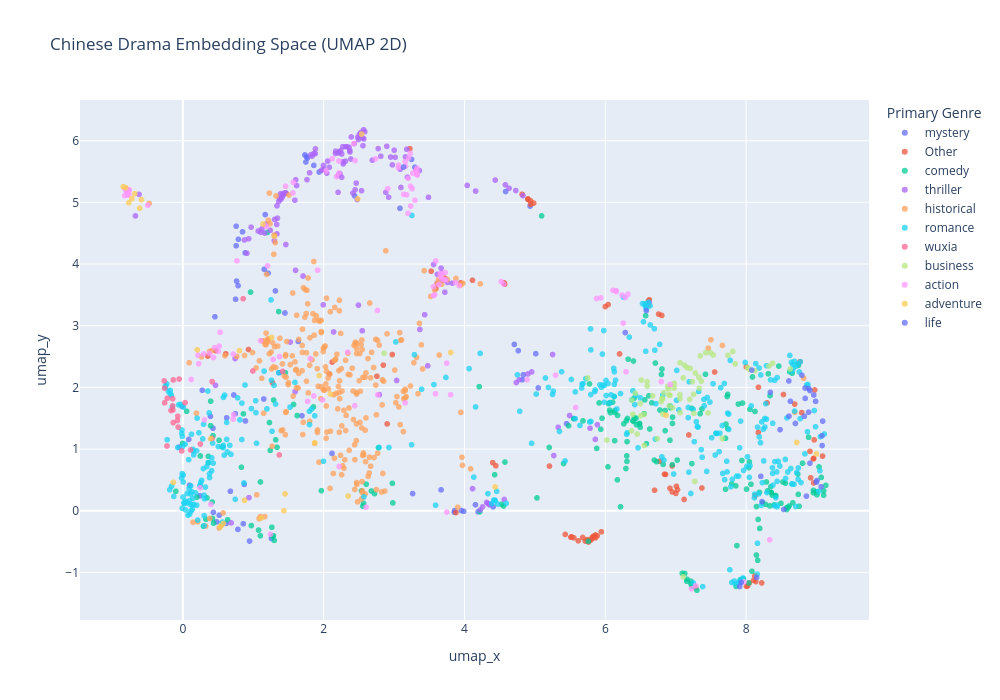

The notebook cell saved with this chart:
### Markdown cell above
### 2D Interactive Plot

Hover over any dot to see the drama details!
Colour = primary genre. Tight clusters = semantically similar dramas.

### Code cell
# Add UMAP coordinates to our metadata dataframe
meta["umap_x"] = coords_2d[:, 0]
meta["umap_y"] = coords_2d[:, 1]

# Keep only genres with enough dramas to be meaningful in the legend
top_genres = meta["primary_genre"].value_counts().head(10).index.tolist()
meta["genre_label"] = meta["primary_genre"].apply(
    lambda g: g if g in top_genres else "Other"
)

fig = px.scatter(
    meta,
    x="umap_x",
    y="umap_y",
    color="genre_label",
    hover_name="title",
    hover_data={
        "year": True,
        "mdl_score": True,
        "all_genres": True,
        "top_tags": True,
        "umap_x": False,   # hide raw coordinates from tooltip
        "umap_y": False,
    },
    title="Chinese Drama Embedding Space (UMAP 2D)",
    labels={"genre_label": "Primary Genre"},
    width=1000,
    height=700,
    opacity=0.75,
)

fig.update_traces(marker=dict(size=6))
fig.show()

### Figure 1 — Plotly figure (JSON) as saved in the notebook; plotly's stock layout.template omitted (floating-point values rounded to 4 significant figures; data arrays with more than 128 entries replaced by an {"elided": "..."} marker saying what was removed)
{"data": [{"customdata": {"elided": "74x4 mixed values"}, "hovertemplate": "<b>%{hovertext}</b><br><br>Primary Genre=mystery<br>year=%{customdata[0]}<br>mdl_score=%{customdata[1]}<br>all_genres=%{customdata[2]}<br>top_tags=%{customdata[3]}<extra></extra>", "hovertext": ["The Untamed Special Edition", "The Untamed", "Joy of Life", "Mysterious Lotus Casebook", "The Spirealm", "Love in the Clouds", "Love between Lines", "Fangs of Fortune", "Word of Honor", "Shining for One Thing", "Live Surgery Room", "Medical Examiner Dr. Qin", "Reborn (2025)", "Young Blood", "Ancient Detective", "Deep Affection Eyes", "Sword and Fairy 4", "The Moon Brightens for You", "The Heart of Genius", "The Journey Across the Night", "Joy of Life Special Edition", "Legend of Fei", "My Lethal Man", "Whispers of Fate", "No Boundary Season 2", "Love Crossed", "Being a Hero", "Rattan", "Tiger and Crane", "Love Better Than Immortality", "The Sleepless Princess", "An Oriental Odyssey", "No Boundary", "Youth", "Imperfect Victim", "Love in Between", "Derailment", "First Love Again", "Heart of Loyalty", "Seven of Me", "Lie to Love", "Love under the Full Moon", "Love’s Rebellion", "Medical Examiner Dr. Qin: The Mind Reader", "The Listener", "Exploration Method of Love", "Bureau of Transformer", "The Night of the Comet Season 2", "The Fearless", "The Legend of Anle", "The Four", "I Am the Years You Are the Stars", "My Amazing Boyfriend Season 2", "The Silent Criminal", "Trace", "Decline", "Forever Love", "Pledge of Allegiance", "Golden House Hidden Love", "South Wind Knows", "Chasing the Undercurrent", "And the Winner Is Love", "Legend of Yunze", "Egg and Stone", "Revive", "Sword and Fairy", "The Night of the Comet", "Medical Examiner Dr. Qin: The Survivor", "Eternal Love of the Fox", "The Murder in Kairoutei", "The New Dragon Gate Inn", "The Mirage", "Be with You (2023)", "Spy Game"], "legendgroup": "mystery", "marker": {"color": "#636efa", "opacity": 0.75, "size": 6, "symbol": "circle"}, "mode": "markers", "name": "mystery", "showlegend": true, "type": "scattergl", "x": [0.7848, 0.763, 1.15, 0.7576, 2.439, 0.7456, 3.667, 0.6165, 0.7492, 4.372, 6.582, 1.748, 4.708, 1.21, 1.17, 5.012, -0.05135, 0.8892, 4.193, 1.936, 2.119, 0.3926, 4.822, -0.01018, 0.09601, 3.264, 3.295, 0.7822, 0.5158, 0.6752, 1.692, 1.639, 0.4338, 8.606, 4.584, 0.7235, 3.858, 4.407, 1.451, 5.556, 5.047, 4.155, 0.2428, 1.77, 1.755, 5.451, 0.8586, 3.989, 4.932, 1.37, 0.4561, 3.857, 1.258, 0.8853, 1.86, 0.7575, 4.835, 1.315, 0.9472, 6.283, 3.248, 0.4285, 0.8722, 0.6223, 1.156, 0.08408, 3.955, 1.734, 0.4795, 4.764, 0.2758, 0.8477, 0.789, 3.083], "xaxis": "x", "y": [3.65, 3.724, 1.812, 4.296, 5.107, 1.573, 0.3383, -0.2058, 3.429, 0.1013, 3.339, 5.655, 2.697, 3.853, 4.801, 2.546, 1.032, 1.455, -0.01808, 5.492, 0.9291, 1.53, 2.124, 1.692, 0.4122, 0.2782, 5.57, -0.3022, -0.07325, 0.315, 1.54, 2.746, -0.02596, 2.104, 5.176, 1.877, 0.0008605, 0.06365, 3.206, 1.493, 1.991, 0.09738, 0.2427, 5.719, 5.737, 1.412, -0.2114, -0.009876, 4.939, 2.237, 3.145, -0.02547, -0.4505, 4.182, 5.6, 4.613, 2.205, 3.564, -0.4917, 2.889, 5.697, 1.338, 0.4273, 1.506, 3.914, 1.156, 0.003152, 5.769, -0.1813, 2.595, 1.953, 4.522, 4.401, 4.904], "yaxis": "y"}, {"customdata": {"elided": "96x4 mixed values"}, "hovertemplate": "<b>%{hovertext}</b><br><br>Primary Genre=Other<br>year=%{customdata[0]}<br>mdl_score=%{customdata[1]}<br>all_genres=%{customdata[2]}<br>top_tags=%{customdata[3]}<extra></extra>", "hovertext": ["Nirvana in Fire", "One and Only", "Nirvana in Fire Season 2: The Wind Blows in Chang Lin", "Battle of Changsha", "You Are My Hero", "Love Me, Love My Voice", "The Prince of Tennis", "Northward", "Love Scenery", "Chef Hua", "Ping Pong Life", "Ray of Light", "Summer Again", "The Way Home", "The Brightest Star in the Sky", "Rookie Agent Rouge", "Yummy Yummy Yummy", "Loving Strangers", "Dating in the Kitchen", "Chef Fang", "Since I Met U", "The Promise of Growing Up Together", "Draw the Line", "She and Her Girls", "All Rise", "My Dear Guardian", "With You", "Dine with Love", "Symphony's Romance", "Running Like a Shooting Star", "Shi Ba Sui Tai Nai Nai Jia Dao, Chong Zheng Jia Zu Rong Yao (2025)", "Oh My General", "She and Her Perfect Husband", "Love the Way You Are", "Royal Feast", "I Hear You", "Romance in the Rain", "Shi Ba Sui Tai Nai Nai Jia Dao, Chong Zheng Jia Zu Rong Yao Season 2 (2025)", "Smile to Life", "Decoded", "Sweet Trap", "Walk Into Your Memory", "Singing All Along", "Lady of Law", "The Story of Xing Fu", "Love Behind the Melody", "Destiny", "Youth in the Flames of War", "Small Town Stories", "Project 17: Side By Side", "Hi Producer", "Legend of Hua Mulan", "Crossroad Bistro", "Healing Food, Healing Love", "My Little Princess", "Flavour It's Yours", "Cupid's Kitchen", "A Better Life", "Delicacies Destiny", "Dear Mr Hermitage", "Six Sisters", "Obsessed with Heart", "My Neighbour Can't Sleep", "Winter Night", "Our Shiny Days", "The Best Partner", "Too Late to Say I Love You", "Debut", "Be Yourself", "Youth Unprescribed", "Our Dazzling Days", "The Message (2020)", "The Qin Empire", "The Eyas", "In the Name of People", "Heroes in Harm's Way", "The Dream Maker", "Midnight Foodstore", "Project 17: Skate Our Souls", "Let's Tug It!", "Take Your Mark", "The Glory of Youth", "The Road to Ordinary", "In Spite of the Strong Wind", "Airbenders", "Kiss, Love and Taste", "Rock It, Mom", "Boom! Boom!", "Dear Enemy (2025)", "The White Castle", "Born to Be the One", "The Inner Eye", "Fight for Beauty", "The Royal Kitchen", "Twenties Once Again", "The Strongest Men of God"], "legendgroup": "Other", "marker": {"color": "#EF553B", "opacity": 0.75, "size": 6, "symbol": "circle"}, "mode": "markers", "name": "Other", "showlegend": true, "type": "scattergl", "x": [0.4658, 1.273, 0.3543, 3.947, 6.04, 6.699, 8.02, 8.958, 6.949, 5.679, 8.005, 8.915, 8.126, 8.954, 6.84, 3.594, 5.511, 8.174, 5.812, 5.554, 5.944, 8.958, 4.817, 9.084, 4.983, 5.999, 6.756, 5.776, 7.025, 8.107, 4.401, 2.08, 6.202, 5.884, 5.431, 6.774, 2.848, 4.445, 8.171, 3.527, 5.715, 5.753, 0.9326, 4.901, 8.53, 2.757, 6.855, 4.114, 7.185, 8.046, 2.901, 2.121, 8.738, 5.832, 7.371, 5.861, 5.743, 8.001, 5.52, 5.86, 8.972, 8.906, 6.949, 3.879, 7.001, 4.939, 2.975, 6.917, 5.831, 6.611, 8.966, 3.725, 0.61, 4.561, 3.225, 6.802, 8.789, 5.799, 8.138, 8.221, 8.123, 4.571, 4.938, 7.552, 7.009, 5.761, 8.689, 7.118, 8.764, 6.613, 8.296, 4.901, 6.625, 5.616, 5.207, 7.283], "xaxis": "x", "y": [2.593, 2.075, 2.507, 3.696, 3.343, 0.3324, -1.219, 0.8474, 0.3046, -0.4329, -1.226, 0.5338, 0.2445, 0.8418, 0.592, 3.601, -0.4293, 2.001, -0.434, -0.4402, -0.342, 0.4505, 5.13, 0.886, 4.988, 3.31, 3.188, -0.4783, 0.3407, -1.127, 0.7801, 2.218, 2.542, -0.4081, -0.3847, 0.8023, 2.361, 0.7292, 1.27, 3.884, -0.4922, -0.4842, 2.614, 5.047, 1.885, 2.181, 0.5888, 3.737, 1.228, -1.169, 1.408, 2.41, 2.382, -0.4312, 0.3687, -0.3928, -0.4681, 2.332, -0.4226, -0.4411, 1.958, 0.9628, 0.7261, -0.02857, 0.2813, 4.969, 2.532, 0.3646, -0.4123, 3.338, 1.148, 3.767, 2.544, 3.696, 5.871, 3.166, 1.591, -0.4713, -1.149, -1.171, -1.058, 3.675, 5.026, 2.249, 0.3966, -0.5075, 1.73, 0.1831, 2.418, 3.404, 1.749, 5.056, 3.421, -0.4879, 0.7239, -1.244], "yaxis": "y"}, {"customdata": {"elided": "211x4 mixed values"}, "hovertemplate": "<b>%{hovertext}</b><br><br>Primary Genre=comedy<br>year=%{customdata[0]}<br>mdl_score=%{customdata[1]}<br>all_genres=%{customdata[2]}<br>top_tags=%{customdata[3]}<extra></extra>", "hovertext": {"elided": "211 str values"}, "legendgroup": "comedy", "marker": {"color": "#00cc96", "opacity": 0.75, "size": 6, "symbol": "circle"}, "mode": "markers", "name": "comedy", "showlegend": true, "type": "scattergl", "x": {"elided": "211 float values"}, "xaxis": "x", "y": {"elided": "211 float values"}, "yaxis": "y"}, {"customdata": {"elided": "153x4 mixed values"}, "hovertemplate": "<b>%{hovertext}</b><br><br>Primary Genre=thriller<br>year=%{customdata[0]}<br>mdl_score=%{customdata[1]}<br>all_genres=%{customdata[2]}<br>top_tags=%{customdata[3]}<extra></extra>", "hovertext": {"elided": "153 str values"}, "legendgroup": "thriller", "marker": {"color": "#ab63fa", "opacity": 0.75, "size": 6, "symbol": "circle"}, "mode": "markers", "name": "thriller", "showlegend": true, "type": "scattergl", "x": {"elided": "153 float values"}, "xaxis": "x", "y": {"elided": "153 float values"}, "yaxis": "y"}, {"customdata": {"elided": "284x4 mixed values"}, "hovertemplate": "<b>%{hovertext}</b><br><br>Primary Genre=historical<br>year=%{customdata[0]}<br>mdl_score=%{customdata[1]}<br>all_genres=%{customdata[2]}<br>top_tags=%{customdata[3]}<extra></extra>", "hovertext": {"elided": "284 str values"}, "legendgroup": "historical", "marker": {"color": "#FFA15A", "opacity": 0.75, "size": 6, "symbol": "circle"}, "mode": "markers", "name": "historical", "showlegend": true, "type": "scattergl", "x": {"elided": "284 float values"}, "xaxis": "x", "y": {"elided": "284 float values"}, "yaxis": "y"}, {"customdata": {"elided": "349x4 mixed values"}, "hovertemplate": "<b>%{hovertext}</b><br><br>Primary Genre=romance<br>year=%{customdata[0]}<br>mdl_score=%{customdata[1]}<br>all_genres=%{customdata[2]}<br>top_tags=%{customdata[3]}<extra></extra>", "hovertext": {"elided": "349 str values"}, "legendgroup": "romance", "marker": {"color": "#19d3f3", "opacity": 0.75, "size": 6, "symbol": "circle"}, "mode": "markers", "name": "romance", "showlegend": true, "type": "scattergl", "x": {"elided": "349 float values"}, "xaxis": "x", "y": {"elided": "349 float values"}, "yaxis": "y"}, {"customdata": [[2023, 8.8, "wuxia, youth, fantasy", "friendship, adventure, martial arts"], [2022, 8.6, "wuxia, drama, fantasy, melodrama", "martial arts, heir male lead, scheme"], [2024, 8.4, "wuxia, youth, fantasy", "swordsman male lead, jianghu, slight romance"], [2025, 8.3, "wuxia, drama, fantasy", "cultivation, sect, xianxia"], [1987, 8, "wuxia, fantasy", "adapted from a novel, martial arts, historical"], [2025, 8, "wuxia, drama", "bromance, revenge, martial arts"], [2023, 7.9, "wuxia, fantasy", "cultivation, illegitimate male lead, cold male lead"], [2024, 7.9, "wuxia, drama, fantasy", "xuanhuan, action, war"], [2022, 7.9, "wuxia, drama", "jianghu, friendship, character development"], [2017, 7.9, "wuxia, drama, fantasy", "xianxia, adapted from a novel, cultivation"], [2025, 7.9, "wuxia, fantasy", "adapted from a novel, time travel, adventure"], [2018, 7.8, "wuxia, fantasy", "taoism, cultivation, historical fiction"], [2025, 7.8, "wuxia, drama, fantasy", "swordsman male lead, transmigration, martial arts"], [2014, 7.8, "wuxia, fantasy", "cultivation, adapted from a game, xianxia"], [2019, 7.8, "wuxia, fantasy, melodrama", "sismance, cold male lead, eccentric male lead"], [2025, 7.7, "wuxia", "anthology, web series, adapted from a novel"], [2003, 7.7, "wuxia, fantasy", "northern song dynasty, song dynasty, multiple mains"], [2025, 7.7, "wuxia, drama", "short length series, homoerotic subtext, hidden identity"], [2001, 7.6, "wuxia, drama, fantasy", "adapted from a novel, historical, adventure"], [2024, 7.6, "wuxia", "web series, martial arts, historical"], [2009, 7.6, "wuxia", "historical fiction, condor trilogy, yuan dynasty"], [2017, 7.5, "wuxia, melodrama", "multiple couples, bromance, multiple mains"], [2018, 7.5, "wuxia, fantasy", "adapted from a game, martial arts, historical"], [2015, 7.6, "wuxia", "eunuch supporting character, princess supporting character, emperor supporting character"], [2018, 7.5, "wuxia", "martial artist male lead, multiple mains, adapted from a novel"]], "hovertemplate": "<b>%{hovertext}</b><br><br>Primary Genre=wuxia<br>year=%{customdata[0]}<br>mdl_score=%{customdata[1]}<br>all_genres=%{customdata[2]}<br>top_tags=%{customdata[3]}<extra></extra>", "hovertext": ["The Blood of Youth", "Sword Snow Stride", "Dashing Youth", "The Immortal Ascension", "Journey to the West", "Realm's Night Rain Dreamlike", "Dominator of Martial Gods", "Burning Flames", "Heroes", "Noble Aspirations Season 2", "The Company (2025)", "The Taoism Grandmaster", "The Journey of Legend", "Swords of Legends", "L.O.R.D. Critical World", "The Legend of Heroes", "Demi Gods & Semi Devils", "Returned Master", "Laughing in the Wind", "The Legend of Heroes: Hot Blooded", "The Heaven Sword and Dragon Saber", "Men with Sword Season 2", "Sword of Legends Season 2", "The Deer and the Cauldron (2014)", "The Lost Swordship (2018)"], "legendgroup": "wuxia", "marker": {"color": "#FF6692", "opacity": 0.75, "size": 6, "symbol": "circle"}, "mode": "markers", "name": "wuxia", "showlegend": true, "type": "scattergl", "x": [-0.07144, 0.4164, -0.1374, -0.01596, -0.1437, 0.03194, 0.2485, 0.1097, -0.1677, -0.06695, 1.37, -0.2247, -0.07767, -0.2204, 0.4145, -0.05233, -0.1355, 0.8565, -0.1402, -0.2645, -0.2591, 0.9948, -0.1435, 1.418, -0.2578], "xaxis": "x", "y": [1.533, 2.094, 1.429, 0.9694, 1.816, 1.753, 1.081, 0.9859, 1.625, 1.356, 0.9048, 1.049, 1.463, 1.824, 1.172, 2.135, 2.121, 3.438, 1.635, 2.105, 1.988, 2.266, 1.7, 2.26, 1.75], "yaxis": "y"}, {"customdata": {"elided": "63x4 mixed values"}, "hovertemplate": "<b>%{hovertext}</b><br><br>Primary Genre=business<br>year=%{customdata[0]}<br>mdl_score=%{customdata[1]}<br>all_genres=%{customdata[2]}<br>top_tags=%{customdata[3]}<extra></extra>", "hovertext": ["The Best Thing", "Lighter & Princess", "Shine on Me", "Love Is Sweet", "Fake It Till You Make It", "Moonlight", "Love O2O", "Begin Again", "Nothing but Thirty", "Why Women Love", "The Rational Life", "As Beautiful as You", "Miss Crow with Mr. Lizard", "Because of Meeting You", "Sunshine of My Life", "Master of My Own", "Rising with the Wind", "The Ideal City", "Poisoned Love", "Only for Love", "Boss & Me", "The Ordinary Glory", "Find Yourself", "Our Times", "Fall in Love", "Twenty Your Life On", "Mr Honesty", "Girlfriend", "Never Give Up", "The Trick of Life and Love", "Love Designer", "I Will Find You a Better Home", "Wild Bloom", "Cute Programmer", "Count Your Lucky Stars", "Nice to Meet You", "Use for My Talent", "Tears in Heaven", "Sweet Dreams", "The Outsider", "Something Just Like This", "Wanna Be", "Crocodile and Plover Bird", "My Bargain Queen", "Perfect Partner", "About Is Love Season 2", "Waking Love Up", "In Youth", "Here to Heart", "All the Way to the Sun", "Rebirth of Shopping Addict", "Plot Love", "To Be a Brave One", "You Complete Me", "My True Friend", "The Queen of SOP", "Our Interpreter", "Like a Flowing River Season 2", "The Miracles (2025)", "Lady's Character", "Game Changer (2021)", "City of the City", "Excellent Investor"], "legendgroup": "business", "marker": {"color": "#B6E880", "opacity": 0.75, "size": 6, "symbol": "circle"}, "mode": "markers", "name": "business", "showlegend": true, "type": "scattergl", "x": [6.593, 7.271, 7.06, 7.162, 6.898, 6.816, 7.107, 6.376, 8.376, 6.793, 7.06, 7.279, 6.909, 2.857, 6.905, 7.205, 7.061, 7.532, 6.552, 7.106, 6.496, 7.348, 7.198, 7.845, 6.023, 8.626, 6.503, 6.391, 8.04, 6.552, 6.977, 7.333, 7.809, 6.452, 6.812, 5.749, 6.372, 6.51, 6.736, 6.671, 6.979, 6.917, 7.66, 6.805, 7.329, 7.459, 6.425, 6.955, 7.257, 8.02, 6.885, 7.062, 6.594, 7.126, 7.234, 6.83, 7.254, 7.742, 8.124, 8.323, 7.362, 7.492, 7.428], "xaxis": "x", "y": [2.095, 0.4742, 1.816, 2.32, 1.976, 1.568, -1.071, 1.791, 2.39, 1.767, 1.882, 2.233, 1.701, 2.553, 1.878, 2.308, 2.399, 2.525, 1.058, 2.154, 1.738, 2.51, 1.807, 2.381, 1.146, 2.298, 1.542, 1.565, 2.296, 1.562, 1.989, 1.987, 2.584, 1.244, 1.811, 2.153, 1.294, 2.118, 1.167, 1.861, 2.064, 1.871, 1.171, 1.822, 2.163, 1.586, 1.905, 1.669, 1.58, 2.321, 2.014, 1.592, 2.021, 2.36, 2.093, 1.914, 1.887, 2.521, 2.269, 2.346, 2.101, 2.564, 2.561], "yaxis": "y"}, {"customdata": {"elided": "120x4 mixed values"}, "hovertemplate": "<b>%{hovertext}</b><br><br>Primary Genre=action<br>year=%{customdata[0]}<br>mdl_score=%{customdata[1]}<br>all_genres=%{customdata[2]}<br>top_tags=%{customdata[3]}<extra></extra>", "hovertext": ["Ultimate Note", "The Long Ballad", "Justice in the Dark", "Glory of Special Forces", "Cross Fire", "The Vendetta of An", "The Longest Day in Chang'an", "Speed and Love", "Arsenal Military Academy", "The King’s Avatar", "Time Raiders", "War of Faith", "Adventure behind the Bronze Door", "The Lost Tomb 2", "The Seven Relics of Ill Omen", "Tomb of the Sea", "Mobius", "Fireworks of My Heart", "Ordinary Greatness", "Three Kingdoms", "The Knockout", "Memory Lost Season 2", "The Disguiser", "Surgeons", "A Girl Like Me", "The White Olive Tree", "Memory Lost", "Memory Lost Season 3", "Legend of Mi Yue", "The Eternal Love Season 3", "Operation: Special Warfare", "Mysterious Love", "Heroes", "Eternal Brotherhood", "Link Click", "Age of Legends", "Ace Troops", "Hero Is Back", "Cambrian Period", "The Embers", "Never Say Goodbye", "Unnatural Fire", "Affinity", "The Eight", "Detective Chinatown", "Candle in the Tomb: The Lost Caverns", "The Lost Tomb", "Light Chaser Rescue", "Our Glamorous Time", "A Journey to Meet Love", "Eternal Brotherhood Season 2", "The Whirlwind Girl", "Are You Safe", "Mr. Fox and Miss Rose", "Candle in the Tomb: The Worm Valley", "Deep Lurk", "Candle in the Tomb", "Advance Bravely", "Never Say Never", "Kunlun Tomb", "Day Breaker", "Bright Eyes in the Dark", "Young Blood Season 2", "Blue Flame Assault", "Rakshasa Street", "Embrace in the Dark Night", "Ming Dynasty", "Back for You", "Autumn Cicada", "Storm Eye", "Undercover Affair", "Serendipity", "Hot Girl", "The Legend of Xiao Chuo", "Lost in 1949", "Hot Blooded Youth", "Zhang Gong Zhu Zai Shang", "The Fiery Young Marshal", "Chase the Truth", "Lady Revenger Returns from the Fire", "Detective Samoyeds", "Only Side by Side with You", "Destined to Love You", "The Lost Tomb 2: Explore with the Note", "The Dance of the Storm", "My Classmate from Far Far Away", "Lightning", "Xi Dian Yuan Yang", "My Poseidon", "The Lion's Secret", "The Thunder", "Detective Chinatown Season 2", "Lucky with You", "Love in Han Yuan", "Mr. & Mrs. Chen", "Please Give Me a Pair of Wings", "False Face and True Feelings", "Breaking Dawn", "The Weasel Grave", "The Flaming Heart", "Best Enemy", "Heroes (2020)", "The Great Shaolin", "The Guardians (2025)", "The City of Chaos", "Spy Hunter", "Escape from the Trilateral Slopes", "Farewell to Arms", "Rush into Danger", "Death Notify: The Darker", "Sniper (2020)", "The Lonely Warrior", "Legend of Chu and Han", "The Imperial Age", "Su Ran Ran's Husband Hunting Journey", "The Patriot Yue Fei", "The Punishment", "Head above Water", "Insects Awaken", "Crime Crackdown"], "legendgroup": "action", "marker": {"color": "#FF97FF", "opacity": 0.75, "size": 6, "symbol": "circle"}, "mode": "markers", "name": "action", "showlegend": true, "type": "scattergl", "x": [-0.7888, 1.81, 2.216, 4.521, 7.282, 0.451, 0.5292, 5.579, 2.34, 7.224, -0.7595, 3.926, -0.8238, -0.8076, 0.3075, -0.7862, 2.218, 6.285, 3.163, 0.5023, 3.208, 2.034, 3.683, 6.254, 1.86, 5.876, 2.183, 2.121, 1.372, 2.221, 5.936, 4.889, -0.4982, 0.2968, 0.7682, 3.234, 4.555, 0.2443, 3.136, 2.446, 3.323, 2.737, 3.747, 0.4349, 1.46, -0.7871, -0.7702, 6.153, 6.795, 2.911, 0.2149, 0.7154, 3.063, 0.7224, -0.7651, 3.655, -0.7845, 2.764, 3.319, -0.827, 3.331, 6.155, 1.203, 6.108, 0.3973, 3.297, 1.105, 1.563, 3.732, 3.236, 3.258, 2.602, 3.803, 1.283, 3.638, 3.559, 3.157, 3.589, 3.265, 2.441, 1.184, 6.921, 2.768, -0.7903, 3.179, 1.245, 7.969, 1.772, 8.335, 6.294, 3.326, 1.568, 5.293, 3.577, 3.559, 1.914, 3.748, 3.325, -0.8017, 6.238, 3.727, 0.1192, 0.2256, 3.592, 3.311, 3.719, 3.202, 3.876, 6.322, 2.429, 3.671, 3.158, 0.7172, 0.5164, 1.984, 0.3801, 3.063, 3.198, 3.66, 3.23], "xaxis": "x", "y": [5.201, 2.469, 5.671, 3.716, -1.219, 2.644, 2.893, 1.674, 2.571, -1.264, 5.202, 3.652, 5.224, 5.219, 1.473, 5.205, 5.476, 3.456, 5.586, 2.583, 5.721, 5.509, 3.758, 3.041, 1.861, 3.441, 5.416, 5.707, 2.5, 0.7173, 3.451, 2.124, 4.953, 2.542, 4.052, 5.261, 3.677, 0.3736, 5.13, 5.678, 5.465, 5.705, -0.02218, 2.484, 5.261, 5.117, 5.199, 3.569, 2.093, 5.222, 2.523, 1.485, 5.562, 1.557, 5.132, 3.794, 5.148, 3.247, 5.453, 5.108, 5.442, 3.554, 3.969, 3.572, 0.1034, 5.033, 2.757, 5.153, 3.742, 4.94, 5.22, 0.05821, 1.881, 2.452, 3.668, 3.486, 1.75, 1.896, 5.473, 1.703, 4.612, 2.047, 1.878, 5.184, 5.122, -0.382, -1.154, 1.774, -0.4726, 2.252, 5.555, 5.325, 2.197, 3.502, 3.634, 3.901, 2.393, 5.488, 5.171, 3.496, 3.863, 2.128, 2.383, 4.05, 5.515, 3.743, 5.389, 3.699, 3.511, 5.952, 3.84, 5.66, 2.541, 2.67, 1.796, 2.553, 5.604, 4.821, 3.845, 5.796], "yaxis": "y"}, {"customdata": [[2020, 8.6, "adventure, thriller, mystery", "adapted from a novel, suspense, web series"], [2020, 8.5, "adventure, thriller, mystery, fantasy", "smart male lead, bromance, survival"], [2025, 8.4, "adventure, historical, mystery, fantasy", "age gap [real life], revenge, adapted from a novel"], [2020, 8.4, "adventure, mystery, horror, fantasy", "smart male lead, survival, illness"], [2024, 8.3, "adventure, historical, mystery, fantasy", "friendship, teammates' relationship, minister male lead"], [2025, 8.2, "adventure, historical, romance, fantasy", "protective male lead, demon/monster hunting, warm female lead"], [2024, 8.2, "adventure, thriller, mystery, youth", "student supporting character, student female lead, teamwork"], [2016, 8.1, "adventure, historical, mystery, supernatural", "tomb raiding, bromance, chinese republican era"], [2018, 8.1, "adventure, historical, mystery, supernatural", "smart male lead, adapted from a novel, investigation"], [2024, 8, "adventure, romance, life, youth", "melodrama, coming of age, family"], [2005, 7.9, "adventure, comedy, romance", "crossdresser female lead, palace setting, nice female lead"], [2019, 7.8, "adventure, historical, mystery, supernatural", "emotionally strong female lead, death of an animal, taoism"], [2023, 7.8, "adventure, historical, drama, fantasy", "short length series, bartender male lead, healing"], [2021, 7.8, "adventure, historical, romance, fantasy", "fantasy kingdom, cat, rich man/poor woman"], [2017, 7.8, "adventure, comedy, romance, fantasy", "love triangle, time travel, reincarnation"], [2021, 7.8, "adventure, historical, romance, drama", "tang dynasty, smart female lead, royalty"], [2017, 7.8, "adventure, historical, romance, drama", "harem, poisoning, concubine female lead"], [2023, 7.7, "adventure, mystery, romance, drama", "healing, investigation, melodrama"], [2017, 7.7, "adventure, comedy, romance, fantasy", "vampire fiction, alternate history, selfish male lead"], [2024, 7.7, "adventure, historical, romance, fantasy", "magical object, royalty, arranged marriage"], [2019, 7.7, "adventure, romance, martial arts, fantasy", "historical artifacts, badass female lead, tomb raiding"], [2020, 7.6, "adventure, historical, romance, fantasy", "interspecies romance, secondary couple, dragon"], [2021, 7.6, "adventure, historical, romance, fantasy", "multiple couples, comedy, crossworlds traveler"], [2021, 7.5, "adventure, historical, fantasy", "father-daughter relationship, fantasy world, slight romance"], [2024, 7.5, "adventure, romance, life, youth", "teenager male lead, chasing a dream, 1990s"], [2017, 7.5, "adventure, thriller, historical, mystery", "detective di renjie, desert setting, detective fiction"], [2023, 7.5, "adventure, romance, drama, fantasy", "storytelling, road trip, love/hate relationship"], [2021, 7.9, "adventure, thriller, historical, mystery", "treasure hunting, historical fiction, chinese republican era"], [2025, 7.8, "adventure, historical, youth", "teamwork, impersonation, character development"], [2022, 7.5, "adventure, romance, drama, sci-fi", "short length series, coma, web series"], [2018, 7.5, "adventure, comedy, romance, fantasy", "age gap [real life], supernatural power, adapted from a manhua"]], "hovertemplate": "<b>%{hovertext}</b><br><br>Primary Genre=adventure<br>year=%{customdata[0]}<br>mdl_score=%{customdata[1]}<br>all_genres=%{customdata[2]}<br>top_tags=%{customdata[3]}<extra></extra>", "hovertext": ["The Bad Kids", "Reunion: The Sound of the Providence Season 2", "Legend of Zang Hai", "Reunion: The Sound of the Providence", "White Cat Legend", "The Demon Hunter's Romance", "19th Floor", "The Mystic Nine", "Eagles and Youngster", "Wind Direction", "My Bratty Princess", "Candle in the Tomb: The Wrath of Time", "Order of the Sommelier", "Be My Cat", "The Journey", "Court Lady", "The Glory of Tang Dynasty", "The Silence of the Monster", "The Journey 2", "Jade's Fateful Love", "The Golden Eyes", "Eternal Love Rain", "Dear Diary", "The Blessed Girl", "Young Babylon", "Detective Dee (2017)", "My Marvellous Fable", "Mystery of Antiques Season 3", "The Dauntless Youths", "Way Back Into Love (2022)", "24 Hours (2018)"], "legendgroup": "adventure", "marker": {"color": "#FECB52", "opacity": 0.75, "size": 6, "symbol": "circle"}, "mode": "markers", "name": "adventure", "showlegend": true, "type": "scattergl", "x": [2.54, -0.8467, 0.8044, -0.8099, 1.139, 0.575, 2.485, -0.6818, -0.7679, 8.997, 2.095, -0.7231, 0.5329, 1.113, 1.451, 1.936, 1.261, 3.804, 0.876, 1.873, -0.6134, -0.134, 2.348, 0.3956, 8.72, 1.302, 6.862, -0.5872, 0.2064, 4.434, 1.435], "xaxis": "x", "y": [6.106, 5.253, 2.595, 5.239, 4.649, -0.2046, 5.057, 5.141, 4.993, 0.9203, 1.892, 5.059, -0.2585, -0.1187, 0.2727, 2.192, 2.81, 2.565, 0.1685, 1.102, 4.905, 0.4599, 0.2376, 1.168, 1.106, 4.446, 1.546, 5.043, 2.609, 0.3859, -0.0002359], "yaxis": "y"}, {"customdata": [[2021, 8.4, "life, drama", "multiple mains, time skip, 2000s"], [2023, 8.4, "life, youth", "homoerotic subtext, friendship, 2000s"], [2018, 8.3, "life, youth, family", "smart male lead, nice male lead, poor male lead"], [2019, 8.2, "life, youth, drama", "multiple mains, multiple couples, high school"], [2021, 8.1, "life, youth", "fake sibling, slight romance, high school"], [2019, 8, "life, drama, family", "sibling rivalry, divorced couple, emotionally strong female lead"], [2021, 8, "life, drama", "business industry, poverty reduction, village setting"], [2024, 8, "life, family", "female centered plot, disabled female lead, mother-daughter relationship"], [2021, 7.9, "life, drama, family", "mother-daughter relationship, slight romance, poor female lead"], [2021, 7.9, "life, drama, family", "grandpa-grandson relationship, grandma-granddaughter relationship, slight romance"], [2025, 7.8, "life", "entrepreneur female lead, chasing a dream, multi-generational"], [2023, 7.7, "life, youth", "school setting, veterinarian supporting character, neighbors' relationship"], [2019, 7.7, "life, youth", "student female lead, student male lead, school setting"], [2023, 7.6, "life, drama, medical", "neurodevelopmental disorder, mdl remake, doctor male lead"], [2025, 7.6, "life, youth, drama, family", "emotionally strong female lead, supportive neighbor, neighborhood setting"], [2021, 7.6, "life, youth", "university, web series, bromance"], [2021, 7.5, "life, youth, sports", "web series, bromance, hidden identity"], [2021, 8, "life, drama", "school setting, university, family relationship"], [2022, 8, "life, youth, drama", "student supporting character, student female lead, student male lead"], [2022, 7.9, "life", "age gap [drama life], age gap [real life], web series"], [2022, 7.9, "life, drama, family, sports", "physically strong female lead, emotionally strong female lead, chasing a dream"], [2023, 7.9, "life, drama", "illiterate female lead, writer male lead, chasing a dream"], [2022, 7.9, "life, drama, melodrama", "mean sibling, childhood friends' relationship, mdl remake"], [2026, 7.9, "life, drama", "environmental crime, tibetan setting, police officer female lead"], [2022, 7.7, "life, drama, family", "adapted from a novel, political, romance"], [2023, 7.7, "life, drama", "difficult adulthood, agriculture industry, forestry"], [2023, 7.6, "life, youth, drama", "school setting, childhood friends' relationship, age gap [real life]"], [2022, 7.6, "life, drama, family", "female centered plot, motherhood"], [2022, 7.6, "life, youth, sports", "chasing a dream, ice hockey, father-son relationship"], [2022, 7.6, "life, drama, family", "emotionally strong female lead, single mother female lead, adapted from a novel"], [2024, 7.5, "life, drama, family", "mdl remake, small business, family business"]], "hovertemplate": "<b>%{hovertext}</b><br><br>Primary Genre=life<br>year=%{customdata[0]}<br>mdl_score=%{customdata[1]}<br>all_genres=%{customdata[2]}<br>top_tags=%{customdata[3]}<extra></extra>", "hovertext": ["The Bond", "Stay with Me", "When We Were Young", "A Little Reunion", "Flourish in Time", "All Is Well", "Minning Town", "Born to Run", "My Treasure", "Octogenarian and the 90s", "Footprints of Change", "Never Grow Old", "Hello Debate Opponent", "Fantastic Doctors", "Reopen My Journals", "The Best Friend", "Precise Shot", "The Last Goodbye to Mama", "The Examination for Everyone", "Song of Life", "Beyond (2022)", "Miles to Go", "Left Right", "Born to Be Alive", "A Lifelong Journey", "A Long Way Home", "Once and Forever: The Sun Rises", "Mom Wow", "Floating Youth", "Life Is a Long Quiet River", "Once Again (2024)"], "legendgroup": "life", "marker": {"color": "#636efa", "opacity": 0.75, "size": 6, "symbol": "circle"}, "mode": "markers", "name": "life", "showlegend": true, "type": "scattergl", "x": [8.96, 8.225, 8.534, 8.997, 8.208, 8.905, 8.826, 8.89, 8.08, 8.699, 8.792, 9.079, 8.856, 6.583, 9.076, 9.065, 8.148, 8.608, 9.006, 8.344, 7.93, 8.481, 8.628, 3.135, 8.986, 8.887, 8.905, 8.838, 7.908, 8.836, 9.086], "xaxis": "x", "y": [1.876, 0.148, 0.02113, 0.4629, 0.5574, 1.949, 1.531, 1.981, 2.281, 1.415, 2.197, 1.057, 0.2367, 3.245, 1.215, 0.3885, -1.082, 1.533, 0.4895, 1.92, -1.163, 1.315, 1.774, 5.572, 1.773, 1.598, 0.7703, 1.821, -1.229, 1.989, 1.454], "yaxis": "y"}], "layout": {"height": 700, "legend": {"title": {"text": "Primary Genre"}, "tracegroupgap": 0}, "title": {"text": "Chinese Drama Embedding Space (UMAP 2D)"}, "width": 1000, "xaxis": {"anchor": "y", "domain": [0, 1], "title": {"text": "umap_x"}}, "yaxis": {"anchor": "x", "domain": [0, 1], "title": {"text": "umap_y"}}}}
